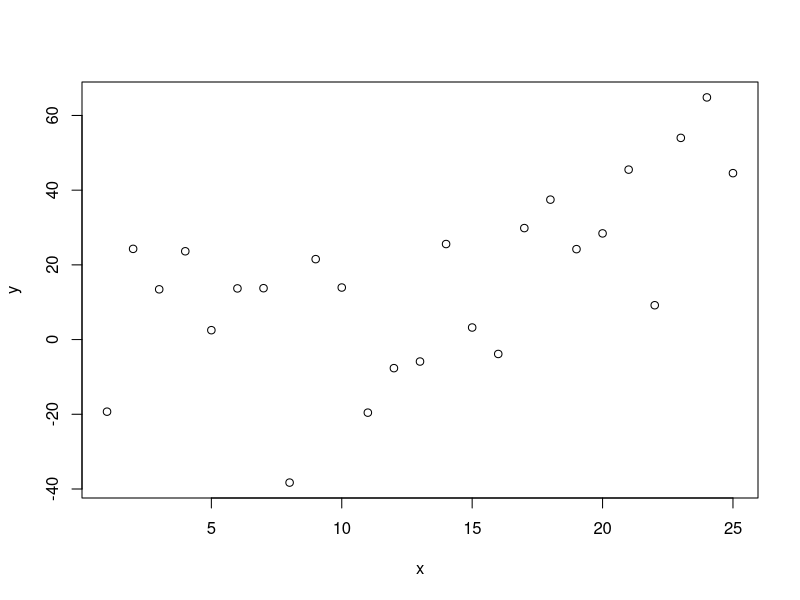
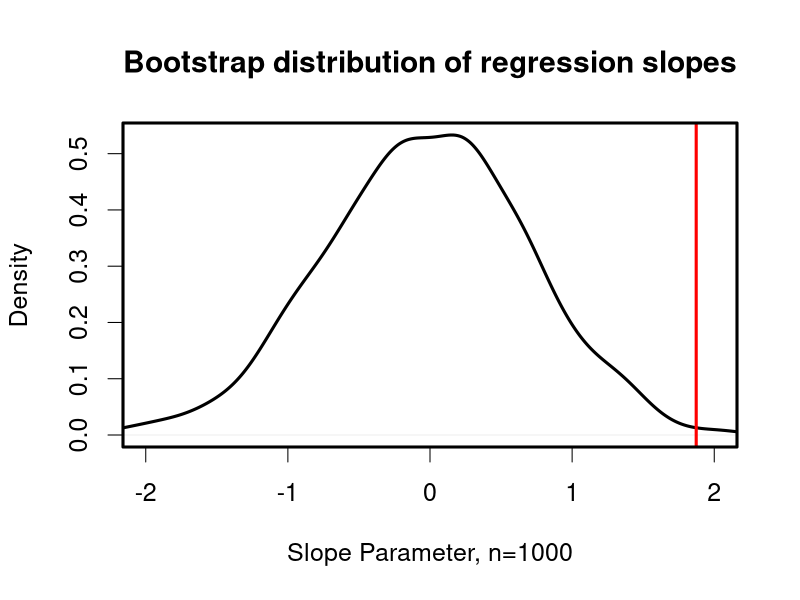

Write R code to recreate these figures, in order.

setwd('~/Dropbox/Documents/statsforbios')


# Trying to get bootstrapping into 140 characters
#
# 04/05/2013


x<-1:25;y<-x+rnorm(25,0,15) # Make data

# Replicate 1000 times, resampling x to break x~y relationship, and save slope coefficient each time.
# Then create empirical cumulative density object
b<-ecdf(replicate(1000,lm(y~sample(x,25,T))$coef[2])) 

# Which quantile of the bootstrap distribution is our real slope parameter in?
# P value is 1 minus quantile.
p<-1-b(lm(y~x)$coef[2])


# Plot bootstrapped distribution
png('bootstrapReg.png')
par(cex=1.5)
plot(density(replicate(1000,lm(y~sample(x,25,T))$coef[2])), xlim=c(-2,2), main='Bootstrap distribution of regression slopes', lwd=3, xlab='Slope Parameter, n=1000')
abline(v=lm(y~x)$coef[2], col='Red', lwd=3)
box(lwd=3)
dev.off()

# Plot data. I wanted something that gives p>0.
plot(y~x)
